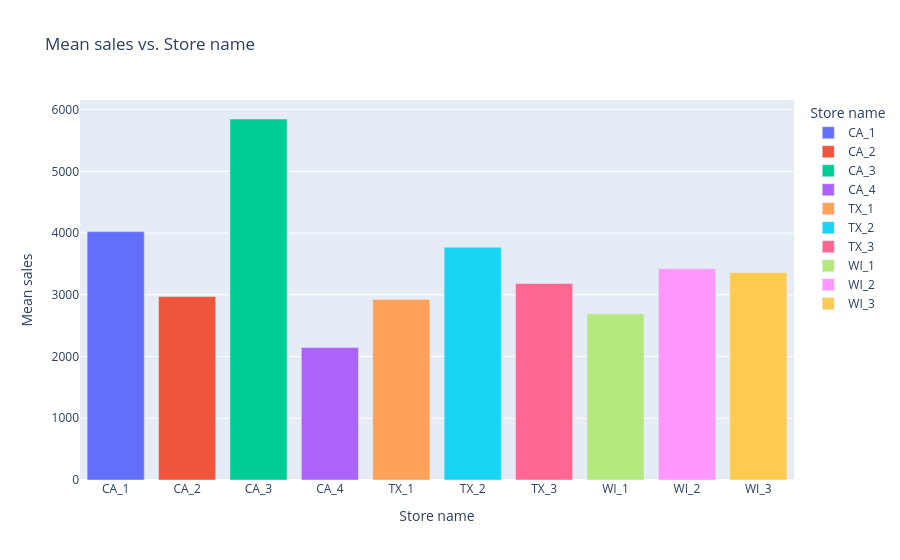

Notebook code for this chart:
### Markdown cell above
The above plot compares the sales distribution for each store in the dataset. The stores in California seem to have the highest variance in sales, which might indicate that some places in California grow significantly faster than others, *i.e.* there is development disparity. On the other hand, the Wisconsin and Texas sales seem to be quite consistent among themselves, without much variance. This indicates that development might be more uniform in these states. Moreover, the California stores also seem to have the highest overall mean sales.

### Code cell
df = pd.DataFrame(np.transpose([means, store_list]))
df.columns = ["Mean sales", "Store name"]
px.bar(df, y="Mean sales", x="Store name", color="Store name", title="Mean sales vs. Store name")

### Figure 1 — Plotly figure (JSON) as saved in the notebook; plotly's stock layout.template omitted (floating-point values rounded to 4 significant figures)
{"data": [{"alignmentgroup": "True", "hovertemplate": "Store name=%{x}<br>Mean sales=%{y}<extra></extra>", "legendgroup": "CA_1", "marker": {"color": "#636efa", "pattern": {"shape": ""}}, "name": "CA_1", "offsetgroup": "CA_1", "orientation": "v", "showlegend": true, "textposition": "auto", "type": "bar", "x": ["CA_1"], "xaxis": "x", "y": [4024.0], "yaxis": "y"}, {"alignmentgroup": "True", "hovertemplate": "Store name=%{x}<br>Mean sales=%{y}<extra></extra>", "legendgroup": "CA_2", "marker": {"color": "#EF553B", "pattern": {"shape": ""}}, "name": "CA_2", "offsetgroup": "CA_2", "orientation": "v", "showlegend": true, "textposition": "auto", "type": "bar", "x": ["CA_2"], "xaxis": "x", "y": [2972.0], "yaxis": "y"}, {"alignmentgroup": "True", "hovertemplate": "Store name=%{x}<br>Mean sales=%{y}<extra></extra>", "legendgroup": "CA_3", "marker": {"color": "#00cc96", "pattern": {"shape": ""}}, "name": "CA_3", "offsetgroup": "CA_3", "orientation": "v", "showlegend": true, "textposition": "auto", "type": "bar", "x": ["CA_3"], "xaxis": "x", "y": [5848.0], "yaxis": "y"}, {"alignmentgroup": "True", "hovertemplate": "Store name=%{x}<br>Mean sales=%{y}<extra></extra>", "legendgroup": "CA_4", "marker": {"color": "#ab63fa", "pattern": {"shape": ""}}, "name": "CA_4", "offsetgroup": "CA_4", "orientation": "v", "showlegend": true, "textposition": "auto", "type": "bar", "x": ["CA_4"], "xaxis": "x", "y": [2145.0], "yaxis": "y"}, {"alignmentgroup": "True", "hovertemplate": "Store name=%{x}<br>Mean sales=%{y}<extra></extra>", "legendgroup": "TX_1", "marker": {"color": "#FFA15A", "pattern": {"shape": ""}}, "name": "TX_1", "offsetgroup": "TX_1", "orientation": "v", "showlegend": true, "textposition": "auto", "type": "bar", "x": ["TX_1"], "xaxis": "x", "y": [2925.0], "yaxis": "y"}, {"alignmentgroup": "True", "hovertemplate": "Store name=%{x}<br>Mean sales=%{y}<extra></extra>", "legendgroup": "TX_2", "marker": {"color": "#19d3f3", "pattern": {"shape": ""}}, "name": "TX_2", "offsetgroup": "TX_2", "orientation": "v", "showlegend": true, "textposition": "auto", "type": "bar", "x": ["TX_2"], "xaxis": "x", "y": [3771.0], "yaxis": "y"}, {"alignmentgroup": "True", "hovertemplate": "Store name=%{x}<br>Mean sales=%{y}<extra></extra>", "legendgroup": "TX_3", "marker": {"color": "#FF6692", "pattern": {"shape": ""}}, "name": "TX_3", "offsetgroup": "TX_3", "orientation": "v", "showlegend": true, "textposition": "auto", "type": "bar", "x": ["TX_3"], "xaxis": "x", "y": [3183.0], "yaxis": "y"}, {"alignmentgroup": "True", "hovertemplate": "Store name=%{x}<br>Mean sales=%{y}<extra></extra>", "legendgroup": "WI_1", "marker": {"color": "#B6E880", "pattern": {"shape": ""}}, "name": "WI_1", "offsetgroup": "WI_1", "orientation": "v", "showlegend": true, "textposition": "auto", "type": "bar", "x": ["WI_1"], "xaxis": "x", "y": [2692.0], "yaxis": "y"}, {"alignmentgroup": "True", "hovertemplate": "Store name=%{x}<br>Mean sales=%{y}<extra></extra>", "legendgroup": "WI_2", "marker": {"color": "#FF97FF", "pattern": {"shape": ""}}, "name": "WI_2", "offsetgroup": "WI_2", "orientation": "v", "showlegend": true, "textposition": "auto", "type": "bar", "x": ["WI_2"], "xaxis": "x", "y": [3421.0], "yaxis": "y"}, {"alignmentgroup": "True", "hovertemplate": "Store name=%{x}<br>Mean sales=%{y}<extra></extra>", "legendgroup": "WI_3", "marker": {"color": "#FECB52", "pattern": {"shape": ""}}, "name": "WI_3", "offsetgroup": "WI_3", "orientation": "v", "showlegend": true, "textposition": "auto", "type": "bar", "x": ["WI_3"], "xaxis": "x", "y": [3360.0], "yaxis": "y"}], "layout": {"barmode": "relative", "legend": {"title": {"text": "Store name"}, "tracegroupgap": 0}, "title": {"text": "Mean sales vs. Store name"}, "xaxis": {"anchor": "y", "categoryarray": ["CA_1", "CA_2", "CA_3", "CA_4", "TX_1", "TX_2", "TX_3", "WI_1", "WI_2", "WI_3"], "categoryorder": "array", "domain": [0, 1], "title": {"text": "Store name"}}, "yaxis": {"anchor": "x", "domain": [0, 1], "title": {"text": "Mean sales"}}}}
